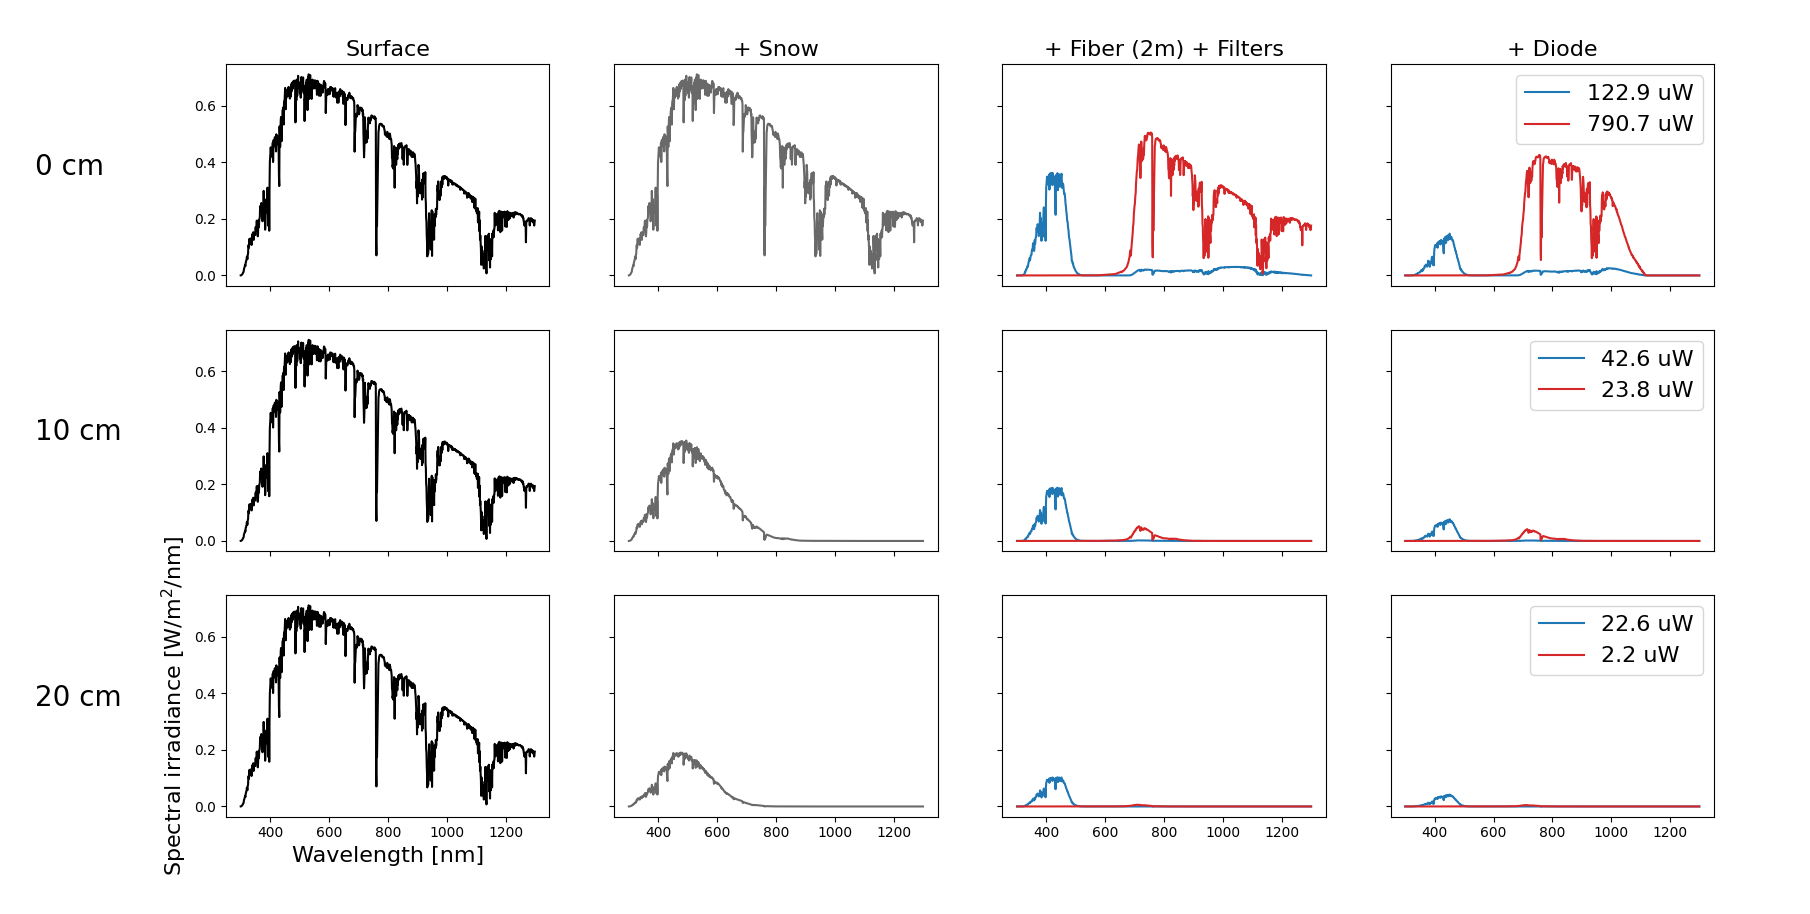

Source code (Python):
import matplotlib.pyplot as plt
import numpy as np


def fiberAttenuation(d, alpha=0.2):
    return 10 ** (-alpha*d / 10)


# Components
wavelengths = np.arange(300, 1300, 1)
sun = np.loadtxt('sun/solarSpectrum.txt')
snow = np.loadtxt('snow/snowAttenuation.txt')
filterA = np.loadtxt('filters/filterSpectrumA.txt')
filterB = np.loadtxt('filters/filterSpectrumB.txt')
diode = np.loadtxt('diode/diodeSpectrum.txt')
diodeSurface = 7 * 10 ** (-6)


if __name__ == '__main__':

    depths = [0, 10, 20]
    fiberLength = 2

    fs = 16
    fiber = fiberAttenuation(d=fiberLength)
    fig, axes = plt.subplots(len(depths), 4, sharex='all', sharey='row')

    for i, depth in enumerate(depths):
        axes[i, 0].plot(wavelengths, sun, color='k')
        axes[i, 0].text(-400, max(sun)/2, "{} cm".format(depth), fontsize=20)

        axes[i, 1].plot(wavelengths, sun * snow[depth], color='dimgray')

        signalBlue = sun * snow[depth] * fiber * filterA
        signalRed = sun * snow[depth] * fiber * filterB
        axes[i, 2].plot(wavelengths, signalBlue, color='tab:blue')
        axes[i, 2].plot(wavelengths, signalRed, color='tab:red')

        signalBlue *= diode
        signalRed *= diode
        microWattsBlue = np.sum(signalBlue) * diodeSurface * 10 ** 6
        microWattsRed = np.sum(signalRed) * diodeSurface * 10 ** 6
        axes[i, 3].plot(wavelengths, signalBlue, color='tab:blue', label="{} uW".format(round(microWattsBlue, 1)))
        axes[i, 3].plot(wavelengths, signalRed, color='tab:red', label="{} uW".format(round(microWattsRed, 1)))
        axes[i, 3].legend(loc='best', fontsize=fs)

    axes[0, 0].set_title("Surface", fontsize=fs)
    axes[0, 1].set_title("+ Snow", fontsize=fs)
    axes[0, 2].set_title("+ Fiber (2m) + Filters", fontsize=fs)
    axes[0, 3].set_title("+ Diode", fontsize=fs)
    axes[-1, 0].set_ylabel("Spectral irradiance [W/m$^2$/nm]", fontsize=fs)
    axes[-1, 0].set_xlabel("Wavelength [nm]", fontsize=fs)
    plt.show()
